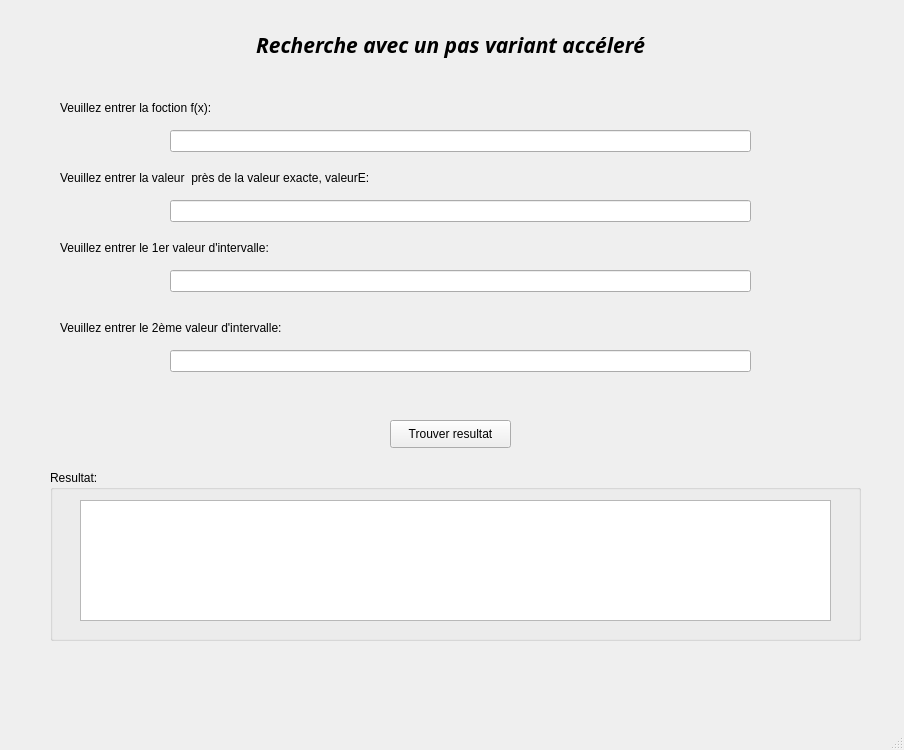
<?xml version="1.0" encoding="UTF-8"?>
<ui version="4.0">
 <class>MainWindow</class>
 <widget class="QMainWindow" name="MainWindow">
  <property name="geometry">
   <rect>
    <x>0</x>
    <y>0</y>
    <width>904</width>
    <height>750</height>
   </rect>
  </property>
  <property name="windowTitle">
   <string>MainWindow</string>
  </property>
  <widget class="QWidget" name="centralwidget">
   <widget class="QLineEdit" name="lineEdit_3">
    <property name="geometry">
     <rect>
      <x>170</x>
      <y>270</y>
      <width>581</width>
      <height>22</height>
     </rect>
    </property>
   </widget>
   <widget class="QLabel" name="label_3">
    <property name="geometry">
     <rect>
      <x>60</x>
      <y>170</y>
      <width>351</width>
      <height>16</height>
     </rect>
    </property>
    <property name="text">
     <string>Veuillez entrer la valeur  près de la valeur exacte, valeurE:</string>
    </property>
   </widget>
   <widget class="QLineEdit" name="lineEdit">
    <property name="geometry">
     <rect>
      <x>170</x>
      <y>130</y>
      <width>581</width>
      <height>22</height>
     </rect>
    </property>
   </widget>
   <widget class="QLabel" name="label_2">
    <property name="geometry">
     <rect>
      <x>60</x>
      <y>100</y>
      <width>351</width>
      <height>16</height>
     </rect>
    </property>
    <property name="text">
     <string>Veuillez entrer la foction f(x):</string>
    </property>
   </widget>
   <widget class="QLabel" name="label_4">
    <property name="geometry">
     <rect>
      <x>60</x>
      <y>240</y>
      <width>351</width>
      <height>16</height>
     </rect>
    </property>
    <property name="text">
     <string>Veuillez entrer le 1er valeur d'intervalle: </string>
    </property>
   </widget>
   <widget class="QPushButton" name="pushButton">
    <property name="geometry">
     <rect>
      <x>390</x>
      <y>420</y>
      <width>121</width>
      <height>28</height>
     </rect>
    </property>
    <property name="text">
     <string>Trouver resultat</string>
    </property>
   </widget>
   <widget class="QLabel" name="label">
    <property name="geometry">
     <rect>
      <x>0</x>
      <y>10</y>
      <width>901</width>
      <height>71</height>
     </rect>
    </property>
    <property name="font">
     <font>
      <family>Tekton Pro</family>
      <pointsize>12</pointsize>
      <weight>75</weight>
      <italic>true</italic>
      <bold>true</bold>
     </font>
    </property>
    <property name="text">
     <string>&lt;html&gt;&lt;head/&gt;&lt;body&gt;&lt;p align=&quot;center&quot;&gt;&lt;span style=&quot; font-size:16pt;&quot;&gt;Recherche avec un pas variant accéleré&lt;/span&gt;&lt;/p&gt;&lt;/body&gt;&lt;/html&gt;</string>
    </property>
   </widget>
   <widget class="QLineEdit" name="lineEdit_2">
    <property name="geometry">
     <rect>
      <x>170</x>
      <y>200</y>
      <width>581</width>
      <height>22</height>
     </rect>
    </property>
   </widget>
   <widget class="QGroupBox" name="groupBox_3">
    <property name="geometry">
     <rect>
      <x>50</x>
      <y>470</y>
      <width>811</width>
      <height>171</height>
     </rect>
    </property>
    <property name="title">
     <string>Resultat:</string>
    </property>
    <widget class="QTextBrowser" name="textBrowser">
     <property name="geometry">
      <rect>
       <x>30</x>
       <y>30</y>
       <width>751</width>
       <height>121</height>
      </rect>
     </property>
    </widget>
   </widget>
   <widget class="QLabel" name="label_5">
    <property name="geometry">
     <rect>
      <x>60</x>
      <y>320</y>
      <width>351</width>
      <height>16</height>
     </rect>
    </property>
    <property name="text">
     <string>Veuillez entrer le 2ème valeur d'intervalle: </string>
    </property>
   </widget>
   <widget class="QLineEdit" name="lineEdit_4">
    <property name="geometry">
     <rect>
      <x>170</x>
      <y>350</y>
      <width>581</width>
      <height>22</height>
     </rect>
    </property>
   </widget>
  </widget>
  <widget class="QMenuBar" name="menubar">
   <property name="geometry">
    <rect>
     <x>0</x>
     <y>0</y>
     <width>904</width>
     <height>26</height>
    </rect>
   </property>
  </widget>
  <widget class="QStatusBar" name="statusbar"/>
 </widget>
 <resources/>
 <connections/>
</ui>
